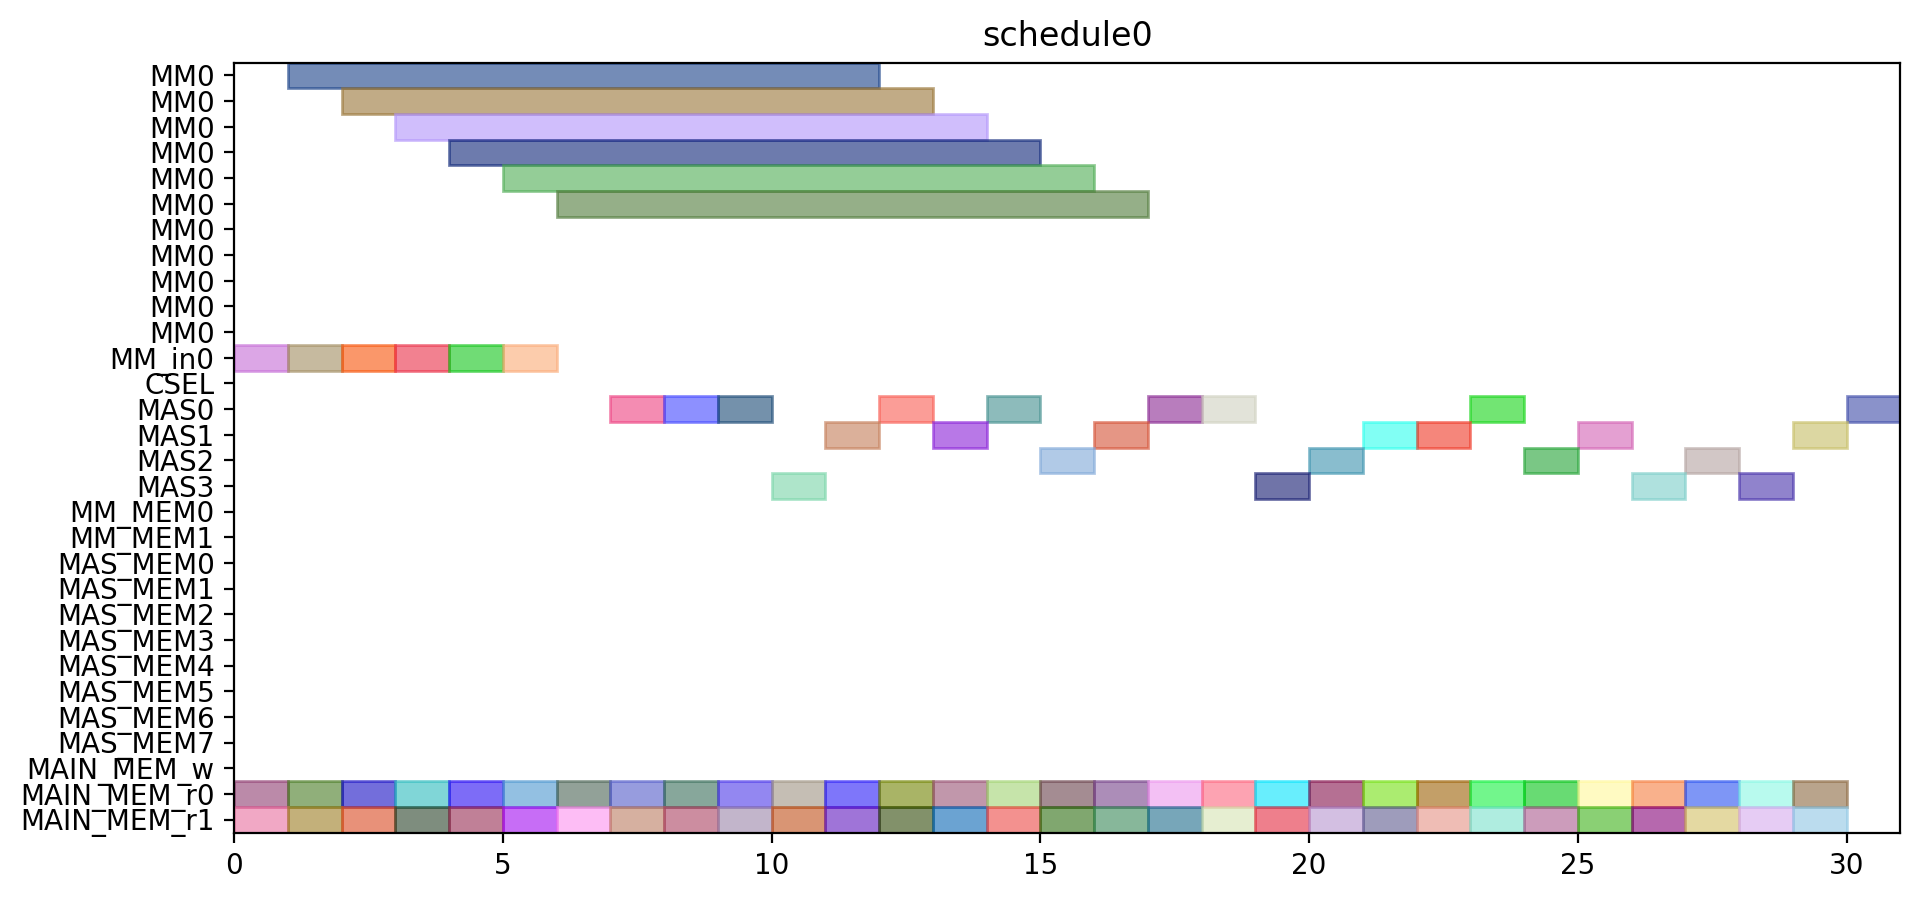

The script that drew this image:
from pyschedule import Scenario, solvers, plotters, alt


def solve():
	horizon = 120
	S = Scenario("schedule0", horizon=horizon)

	# resource
	MM = S.Resources('MM', num=1, size=11)
	MM_in = S.Resources('MM_in', num=1)
	CSEL = S.Resource('CSEL')
	MAS = S.Resources('MAS', num=4, size=1, periods=range(1, horizon))
	MM_MEM = S.Resources('MM_MEM', num=2)
	MAS_MEM = S.Resources('MAS_MEM', num=8)
	MAIN_MEM_w = S.Resource('MAIN_MEM_w', size=1)
	MAIN_MEM_r = S.Resources('MAIN_MEM_r', num=2)

	# result of previous scheduling

	# new tasks
	c_t0_a1_0 = S.Task('c_t0_a1_0', length=1, delay_cost=1)
	c_t0_a1_0 += alt(MAS)
	c_t0_a1_0_mem0 = S.Task('c_t0_a1_0_mem0', length=1, delay_cost=1)
	c_t0_a1_0_mem0 += MAIN_MEM_r[0]
	S += c_t0_a1_0_mem0 <= c_t0_a1_0

	c_t0_a1_0_mem1 = S.Task('c_t0_a1_0_mem1', length=1, delay_cost=1)
	c_t0_a1_0_mem1 += MAIN_MEM_r[1]
	S += c_t0_a1_0_mem1 <= c_t0_a1_0

	c_t0_a1_1 = S.Task('c_t0_a1_1', length=1, delay_cost=1)
	c_t0_a1_1 += alt(MAS)
	c_t0_a1_1_mem0 = S.Task('c_t0_a1_1_mem0', length=1, delay_cost=1)
	c_t0_a1_1_mem0 += MAIN_MEM_r[0]
	S += c_t0_a1_1_mem0 <= c_t0_a1_1

	c_t0_a1_1_mem1 = S.Task('c_t0_a1_1_mem1', length=1, delay_cost=1)
	c_t0_a1_1_mem1 += MAIN_MEM_r[1]
	S += c_t0_a1_1_mem1 <= c_t0_a1_1

	c_t0_t10 = S.Task('c_t0_t10', length=1, delay_cost=1)
	c_t0_t10 += alt(MAS)
	c_t0_t10_mem0 = S.Task('c_t0_t10_mem0', length=1, delay_cost=1)
	c_t0_t10_mem0 += MAIN_MEM_r[0]
	S += c_t0_t10_mem0 <= c_t0_t10

	c_t0_t10_mem1 = S.Task('c_t0_t10_mem1', length=1, delay_cost=1)
	c_t0_t10_mem1 += MAIN_MEM_r[1]
	S += c_t0_t10_mem1 <= c_t0_t10

	c_t0_t11 = S.Task('c_t0_t11', length=1, delay_cost=1)
	c_t0_t11 += alt(MAS)
	c_t0_t11_mem0 = S.Task('c_t0_t11_mem0', length=1, delay_cost=1)
	c_t0_t11_mem0 += MAIN_MEM_r[0]
	S += c_t0_t11_mem0 <= c_t0_t11

	c_t0_t11_mem1 = S.Task('c_t0_t11_mem1', length=1, delay_cost=1)
	c_t0_t11_mem1 += MAIN_MEM_r[1]
	S += c_t0_t11_mem1 <= c_t0_t11

	c_t0_t3_t0 = S.Task('c_t0_t3_t0', length=11, delay_cost=1)
	c_t0_t3_t0 += alt(MM)
	c_t0_t3_t0_in = S.Task('c_t0_t3_t0_in', length=1, delay_cost=1)
	c_t0_t3_t0_in += alt(MM_in)
	S += c_t0_t3_t0_in*MM_in[0]<=c_t0_t3_t0*MM[0]
	c_t0_t3_t0_mem0 = S.Task('c_t0_t3_t0_mem0', length=1, delay_cost=1)
	c_t0_t3_t0_mem0 += MAIN_MEM_r[0]
	S += c_t0_t3_t0_mem0 <= c_t0_t3_t0

	c_t0_t3_t0_mem1 = S.Task('c_t0_t3_t0_mem1', length=1, delay_cost=1)
	c_t0_t3_t0_mem1 += MAIN_MEM_r[1]
	S += c_t0_t3_t0_mem1 <= c_t0_t3_t0

	c_t0_t3_t1 = S.Task('c_t0_t3_t1', length=11, delay_cost=1)
	c_t0_t3_t1 += alt(MM)
	c_t0_t3_t1_in = S.Task('c_t0_t3_t1_in', length=1, delay_cost=1)
	c_t0_t3_t1_in += alt(MM_in)
	S += c_t0_t3_t1_in*MM_in[0]<=c_t0_t3_t1*MM[0]
	c_t0_t3_t1_mem0 = S.Task('c_t0_t3_t1_mem0', length=1, delay_cost=1)
	c_t0_t3_t1_mem0 += MAIN_MEM_r[0]
	S += c_t0_t3_t1_mem0 <= c_t0_t3_t1

	c_t0_t3_t1_mem1 = S.Task('c_t0_t3_t1_mem1', length=1, delay_cost=1)
	c_t0_t3_t1_mem1 += MAIN_MEM_r[1]
	S += c_t0_t3_t1_mem1 <= c_t0_t3_t1

	c_t0_t3_t2 = S.Task('c_t0_t3_t2', length=1, delay_cost=1)
	c_t0_t3_t2 += alt(MAS)
	c_t0_t3_t2_mem0 = S.Task('c_t0_t3_t2_mem0', length=1, delay_cost=1)
	c_t0_t3_t2_mem0 += MAIN_MEM_r[0]
	S += c_t0_t3_t2_mem0 <= c_t0_t3_t2

	c_t0_t3_t2_mem1 = S.Task('c_t0_t3_t2_mem1', length=1, delay_cost=1)
	c_t0_t3_t2_mem1 += MAIN_MEM_r[1]
	S += c_t0_t3_t2_mem1 <= c_t0_t3_t2

	c_t0_t3_t3 = S.Task('c_t0_t3_t3', length=1, delay_cost=1)
	c_t0_t3_t3 += alt(MAS)
	c_t0_t3_t3_mem0 = S.Task('c_t0_t3_t3_mem0', length=1, delay_cost=1)
	c_t0_t3_t3_mem0 += MAIN_MEM_r[0]
	S += c_t0_t3_t3_mem0 <= c_t0_t3_t3

	c_t0_t3_t3_mem1 = S.Task('c_t0_t3_t3_mem1', length=1, delay_cost=1)
	c_t0_t3_t3_mem1 += MAIN_MEM_r[1]
	S += c_t0_t3_t3_mem1 <= c_t0_t3_t3

	c_t1_a1_0 = S.Task('c_t1_a1_0', length=1, delay_cost=1)
	c_t1_a1_0 += alt(MAS)
	c_t1_a1_0_mem0 = S.Task('c_t1_a1_0_mem0', length=1, delay_cost=1)
	c_t1_a1_0_mem0 += MAIN_MEM_r[0]
	S += c_t1_a1_0_mem0 <= c_t1_a1_0

	c_t1_a1_0_mem1 = S.Task('c_t1_a1_0_mem1', length=1, delay_cost=1)
	c_t1_a1_0_mem1 += MAIN_MEM_r[1]
	S += c_t1_a1_0_mem1 <= c_t1_a1_0

	c_t1_a1_1 = S.Task('c_t1_a1_1', length=1, delay_cost=1)
	c_t1_a1_1 += alt(MAS)
	c_t1_a1_1_mem0 = S.Task('c_t1_a1_1_mem0', length=1, delay_cost=1)
	c_t1_a1_1_mem0 += MAIN_MEM_r[0]
	S += c_t1_a1_1_mem0 <= c_t1_a1_1

	c_t1_a1_1_mem1 = S.Task('c_t1_a1_1_mem1', length=1, delay_cost=1)
	c_t1_a1_1_mem1 += MAIN_MEM_r[1]
	S += c_t1_a1_1_mem1 <= c_t1_a1_1

	c_t1_t10 = S.Task('c_t1_t10', length=1, delay_cost=1)
	c_t1_t10 += alt(MAS)
	c_t1_t10_mem0 = S.Task('c_t1_t10_mem0', length=1, delay_cost=1)
	c_t1_t10_mem0 += MAIN_MEM_r[0]
	S += c_t1_t10_mem0 <= c_t1_t10

	c_t1_t10_mem1 = S.Task('c_t1_t10_mem1', length=1, delay_cost=1)
	c_t1_t10_mem1 += MAIN_MEM_r[1]
	S += c_t1_t10_mem1 <= c_t1_t10

	c_t1_t11 = S.Task('c_t1_t11', length=1, delay_cost=1)
	c_t1_t11 += alt(MAS)
	c_t1_t11_mem0 = S.Task('c_t1_t11_mem0', length=1, delay_cost=1)
	c_t1_t11_mem0 += MAIN_MEM_r[0]
	S += c_t1_t11_mem0 <= c_t1_t11

	c_t1_t11_mem1 = S.Task('c_t1_t11_mem1', length=1, delay_cost=1)
	c_t1_t11_mem1 += MAIN_MEM_r[1]
	S += c_t1_t11_mem1 <= c_t1_t11

	c_t1_t3_t0 = S.Task('c_t1_t3_t0', length=11, delay_cost=1)
	c_t1_t3_t0 += alt(MM)
	c_t1_t3_t0_in = S.Task('c_t1_t3_t0_in', length=1, delay_cost=1)
	c_t1_t3_t0_in += alt(MM_in)
	S += c_t1_t3_t0_in*MM_in[0]<=c_t1_t3_t0*MM[0]
	c_t1_t3_t0_mem0 = S.Task('c_t1_t3_t0_mem0', length=1, delay_cost=1)
	c_t1_t3_t0_mem0 += MAIN_MEM_r[0]
	S += c_t1_t3_t0_mem0 <= c_t1_t3_t0

	c_t1_t3_t0_mem1 = S.Task('c_t1_t3_t0_mem1', length=1, delay_cost=1)
	c_t1_t3_t0_mem1 += MAIN_MEM_r[1]
	S += c_t1_t3_t0_mem1 <= c_t1_t3_t0

	c_t1_t3_t1 = S.Task('c_t1_t3_t1', length=11, delay_cost=1)
	c_t1_t3_t1 += alt(MM)
	c_t1_t3_t1_in = S.Task('c_t1_t3_t1_in', length=1, delay_cost=1)
	c_t1_t3_t1_in += alt(MM_in)
	S += c_t1_t3_t1_in*MM_in[0]<=c_t1_t3_t1*MM[0]
	c_t1_t3_t1_mem0 = S.Task('c_t1_t3_t1_mem0', length=1, delay_cost=1)
	c_t1_t3_t1_mem0 += MAIN_MEM_r[0]
	S += c_t1_t3_t1_mem0 <= c_t1_t3_t1

	c_t1_t3_t1_mem1 = S.Task('c_t1_t3_t1_mem1', length=1, delay_cost=1)
	c_t1_t3_t1_mem1 += MAIN_MEM_r[1]
	S += c_t1_t3_t1_mem1 <= c_t1_t3_t1

	c_t1_t3_t2 = S.Task('c_t1_t3_t2', length=1, delay_cost=1)
	c_t1_t3_t2 += alt(MAS)
	c_t1_t3_t2_mem0 = S.Task('c_t1_t3_t2_mem0', length=1, delay_cost=1)
	c_t1_t3_t2_mem0 += MAIN_MEM_r[0]
	S += c_t1_t3_t2_mem0 <= c_t1_t3_t2

	c_t1_t3_t2_mem1 = S.Task('c_t1_t3_t2_mem1', length=1, delay_cost=1)
	c_t1_t3_t2_mem1 += MAIN_MEM_r[1]
	S += c_t1_t3_t2_mem1 <= c_t1_t3_t2

	c_t1_t3_t3 = S.Task('c_t1_t3_t3', length=1, delay_cost=1)
	c_t1_t3_t3 += alt(MAS)
	c_t1_t3_t3_mem0 = S.Task('c_t1_t3_t3_mem0', length=1, delay_cost=1)
	c_t1_t3_t3_mem0 += MAIN_MEM_r[0]
	S += c_t1_t3_t3_mem0 <= c_t1_t3_t3

	c_t1_t3_t3_mem1 = S.Task('c_t1_t3_t3_mem1', length=1, delay_cost=1)
	c_t1_t3_t3_mem1 += MAIN_MEM_r[1]
	S += c_t1_t3_t3_mem1 <= c_t1_t3_t3

	c_t2_a1_0 = S.Task('c_t2_a1_0', length=1, delay_cost=1)
	c_t2_a1_0 += alt(MAS)
	c_t2_a1_0_mem0 = S.Task('c_t2_a1_0_mem0', length=1, delay_cost=1)
	c_t2_a1_0_mem0 += MAIN_MEM_r[0]
	S += c_t2_a1_0_mem0 <= c_t2_a1_0

	c_t2_a1_0_mem1 = S.Task('c_t2_a1_0_mem1', length=1, delay_cost=1)
	c_t2_a1_0_mem1 += MAIN_MEM_r[1]
	S += c_t2_a1_0_mem1 <= c_t2_a1_0

	c_t2_a1_1 = S.Task('c_t2_a1_1', length=1, delay_cost=1)
	c_t2_a1_1 += alt(MAS)
	c_t2_a1_1_mem0 = S.Task('c_t2_a1_1_mem0', length=1, delay_cost=1)
	c_t2_a1_1_mem0 += MAIN_MEM_r[0]
	S += c_t2_a1_1_mem0 <= c_t2_a1_1

	c_t2_a1_1_mem1 = S.Task('c_t2_a1_1_mem1', length=1, delay_cost=1)
	c_t2_a1_1_mem1 += MAIN_MEM_r[1]
	S += c_t2_a1_1_mem1 <= c_t2_a1_1

	c_t2_t10 = S.Task('c_t2_t10', length=1, delay_cost=1)
	c_t2_t10 += alt(MAS)
	c_t2_t10_mem0 = S.Task('c_t2_t10_mem0', length=1, delay_cost=1)
	c_t2_t10_mem0 += MAIN_MEM_r[0]
	S += c_t2_t10_mem0 <= c_t2_t10

	c_t2_t10_mem1 = S.Task('c_t2_t10_mem1', length=1, delay_cost=1)
	c_t2_t10_mem1 += MAIN_MEM_r[1]
	S += c_t2_t10_mem1 <= c_t2_t10

	c_t2_t11 = S.Task('c_t2_t11', length=1, delay_cost=1)
	c_t2_t11 += alt(MAS)
	c_t2_t11_mem0 = S.Task('c_t2_t11_mem0', length=1, delay_cost=1)
	c_t2_t11_mem0 += MAIN_MEM_r[0]
	S += c_t2_t11_mem0 <= c_t2_t11

	c_t2_t11_mem1 = S.Task('c_t2_t11_mem1', length=1, delay_cost=1)
	c_t2_t11_mem1 += MAIN_MEM_r[1]
	S += c_t2_t11_mem1 <= c_t2_t11

	c_t2_t3_t0 = S.Task('c_t2_t3_t0', length=11, delay_cost=1)
	c_t2_t3_t0 += alt(MM)
	c_t2_t3_t0_in = S.Task('c_t2_t3_t0_in', length=1, delay_cost=1)
	c_t2_t3_t0_in += alt(MM_in)
	S += c_t2_t3_t0_in*MM_in[0]<=c_t2_t3_t0*MM[0]
	c_t2_t3_t0_mem0 = S.Task('c_t2_t3_t0_mem0', length=1, delay_cost=1)
	c_t2_t3_t0_mem0 += MAIN_MEM_r[0]
	S += c_t2_t3_t0_mem0 <= c_t2_t3_t0

	c_t2_t3_t0_mem1 = S.Task('c_t2_t3_t0_mem1', length=1, delay_cost=1)
	c_t2_t3_t0_mem1 += MAIN_MEM_r[1]
	S += c_t2_t3_t0_mem1 <= c_t2_t3_t0

	c_t2_t3_t1 = S.Task('c_t2_t3_t1', length=11, delay_cost=1)
	c_t2_t3_t1 += alt(MM)
	c_t2_t3_t1_in = S.Task('c_t2_t3_t1_in', length=1, delay_cost=1)
	c_t2_t3_t1_in += alt(MM_in)
	S += c_t2_t3_t1_in*MM_in[0]<=c_t2_t3_t1*MM[0]
	c_t2_t3_t1_mem0 = S.Task('c_t2_t3_t1_mem0', length=1, delay_cost=1)
	c_t2_t3_t1_mem0 += MAIN_MEM_r[0]
	S += c_t2_t3_t1_mem0 <= c_t2_t3_t1

	c_t2_t3_t1_mem1 = S.Task('c_t2_t3_t1_mem1', length=1, delay_cost=1)
	c_t2_t3_t1_mem1 += MAIN_MEM_r[1]
	S += c_t2_t3_t1_mem1 <= c_t2_t3_t1

	c_t2_t3_t2 = S.Task('c_t2_t3_t2', length=1, delay_cost=1)
	c_t2_t3_t2 += alt(MAS)
	c_t2_t3_t2_mem0 = S.Task('c_t2_t3_t2_mem0', length=1, delay_cost=1)
	c_t2_t3_t2_mem0 += MAIN_MEM_r[0]
	S += c_t2_t3_t2_mem0 <= c_t2_t3_t2

	c_t2_t3_t2_mem1 = S.Task('c_t2_t3_t2_mem1', length=1, delay_cost=1)
	c_t2_t3_t2_mem1 += MAIN_MEM_r[1]
	S += c_t2_t3_t2_mem1 <= c_t2_t3_t2

	c_t2_t3_t3 = S.Task('c_t2_t3_t3', length=1, delay_cost=1)
	c_t2_t3_t3 += alt(MAS)
	c_t2_t3_t3_mem0 = S.Task('c_t2_t3_t3_mem0', length=1, delay_cost=1)
	c_t2_t3_t3_mem0 += MAIN_MEM_r[0]
	S += c_t2_t3_t3_mem0 <= c_t2_t3_t3

	c_t2_t3_t3_mem1 = S.Task('c_t2_t3_t3_mem1', length=1, delay_cost=1)
	c_t2_t3_t3_mem1 += MAIN_MEM_r[1]
	S += c_t2_t3_t3_mem1 <= c_t2_t3_t3

	c_t3000 = S.Task('c_t3000', length=1, delay_cost=1)
	c_t3000 += alt(MAS)
	c_t3000_mem0 = S.Task('c_t3000_mem0', length=1, delay_cost=1)
	c_t3000_mem0 += MAIN_MEM_r[0]
	S += c_t3000_mem0 <= c_t3000

	c_t3000_mem1 = S.Task('c_t3000_mem1', length=1, delay_cost=1)
	c_t3000_mem1 += MAIN_MEM_r[1]
	S += c_t3000_mem1 <= c_t3000

	c_t3001 = S.Task('c_t3001', length=1, delay_cost=1)
	c_t3001 += alt(MAS)
	c_t3001_mem0 = S.Task('c_t3001_mem0', length=1, delay_cost=1)
	c_t3001_mem0 += MAIN_MEM_r[0]
	S += c_t3001_mem0 <= c_t3001

	c_t3001_mem1 = S.Task('c_t3001_mem1', length=1, delay_cost=1)
	c_t3001_mem1 += MAIN_MEM_r[1]
	S += c_t3001_mem1 <= c_t3001

	c_t3010 = S.Task('c_t3010', length=1, delay_cost=1)
	c_t3010 += alt(MAS)
	c_t3010_mem0 = S.Task('c_t3010_mem0', length=1, delay_cost=1)
	c_t3010_mem0 += MAIN_MEM_r[0]
	S += c_t3010_mem0 <= c_t3010

	c_t3010_mem1 = S.Task('c_t3010_mem1', length=1, delay_cost=1)
	c_t3010_mem1 += MAIN_MEM_r[1]
	S += c_t3010_mem1 <= c_t3010

	c_t3011 = S.Task('c_t3011', length=1, delay_cost=1)
	c_t3011 += alt(MAS)
	c_t3011_mem0 = S.Task('c_t3011_mem0', length=1, delay_cost=1)
	c_t3011_mem0 += MAIN_MEM_r[0]
	S += c_t3011_mem0 <= c_t3011

	c_t3011_mem1 = S.Task('c_t3011_mem1', length=1, delay_cost=1)
	c_t3011_mem1 += MAIN_MEM_r[1]
	S += c_t3011_mem1 <= c_t3011

	c_t4000 = S.Task('c_t4000', length=1, delay_cost=1)
	c_t4000 += alt(MAS)
	c_t4000_mem0 = S.Task('c_t4000_mem0', length=1, delay_cost=1)
	c_t4000_mem0 += MAIN_MEM_r[0]
	S += c_t4000_mem0 <= c_t4000

	c_t4000_mem1 = S.Task('c_t4000_mem1', length=1, delay_cost=1)
	c_t4000_mem1 += MAIN_MEM_r[1]
	S += c_t4000_mem1 <= c_t4000

	c_t4001 = S.Task('c_t4001', length=1, delay_cost=1)
	c_t4001 += alt(MAS)
	c_t4001_mem0 = S.Task('c_t4001_mem0', length=1, delay_cost=1)
	c_t4001_mem0 += MAIN_MEM_r[0]
	S += c_t4001_mem0 <= c_t4001

	c_t4001_mem1 = S.Task('c_t4001_mem1', length=1, delay_cost=1)
	c_t4001_mem1 += MAIN_MEM_r[1]
	S += c_t4001_mem1 <= c_t4001

	solvers.mip.solve(S,msg=1,kind='CPLEX',ratio_gap=1.01)

	solution = [['hoge']*len(S.solution()[1]) for i in range(len(S.solution()))]
	for i in range(len(S.solution())):
		for j in range(len(S.solution()[i])):
			solution[i][j]=str(S.solution()[i][j])
	print(solution)

	cycles = int(solution[-1][3])

	pic_file_name = "/home/mfukuda/ABE/multiRAM_multiMAS_16mux/scheduling_result/stage11MM1_stage1MAS4/SQR/schedule0.png"
	if(S.solution() != []):
		plotters.matplotlib.plot(S,img_filename=pic_file_name, show_task_labels=False, fig_size=(cycles*0.25+3, 5))

	return solution
